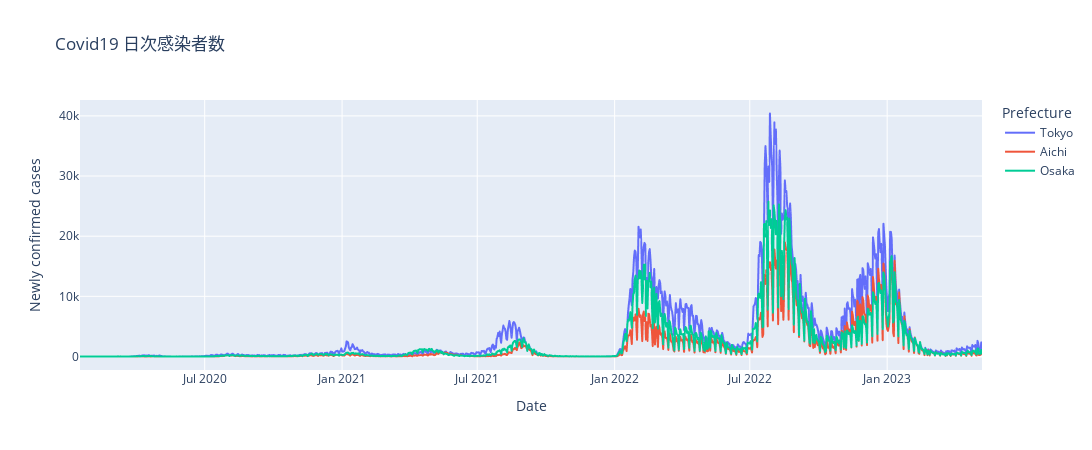

Notebook cell for this chart:
### Markdown cell above
#### Practical
Plotlyは日本語がそのまま通るのが美点

### Code cell
import plotly.express as px
fig = px.line(data,
              x = "Date",
              y = "Newly confirmed cases",
              color= "Prefecture",
              hover_name = "Prefecture",
              title = "Covid19 日次感染者数", 
              width = 1200,
              height = 450,
             )
fig.show()

### Figure 1 — Plotly figure (JSON) as saved in the notebook; plotly's stock layout.template omitted (floating-point values rounded to 4 significant figures; data arrays with more than 128 entries replaced by an {"elided": "..."} marker saying what was removed)
{"data": [{"hovertemplate": "<b>%{hovertext}</b><br><br>Prefecture=Tokyo<br>Date=%{x}<br>Newly confirmed cases=%{y}<extra></extra>", "hovertext": {"elided": "1209 str values"}, "legendgroup": "Tokyo", "line": {"color": "#636efa", "dash": "solid"}, "marker": {"symbol": "circle"}, "mode": "lines", "name": "Tokyo", "showlegend": true, "type": "scattergl", "x": {"elided": "1209 str values"}, "xaxis": "x", "y": {"elided": "1209 int values"}, "yaxis": "y"}, {"hovertemplate": "<b>%{hovertext}</b><br><br>Prefecture=Aichi<br>Date=%{x}<br>Newly confirmed cases=%{y}<extra></extra>", "hovertext": {"elided": "1209 str values"}, "legendgroup": "Aichi", "line": {"color": "#EF553B", "dash": "solid"}, "marker": {"symbol": "circle"}, "mode": "lines", "name": "Aichi", "showlegend": true, "type": "scattergl", "x": {"elided": "1209 str values"}, "xaxis": "x", "y": {"elided": "1209 int values"}, "yaxis": "y"}, {"hovertemplate": "<b>%{hovertext}</b><br><br>Prefecture=Osaka<br>Date=%{x}<br>Newly confirmed cases=%{y}<extra></extra>", "hovertext": {"elided": "1209 str values"}, "legendgroup": "Osaka", "line": {"color": "#00cc96", "dash": "solid"}, "marker": {"symbol": "circle"}, "mode": "lines", "name": "Osaka", "showlegend": true, "type": "scattergl", "x": {"elided": "1209 str values"}, "xaxis": "x", "y": {"elided": "1209 int values"}, "yaxis": "y"}], "layout": {"height": 450, "legend": {"title": {"text": "Prefecture"}, "tracegroupgap": 0}, "title": {"text": "Covid19 日次感染者数"}, "width": 1200, "xaxis": {"anchor": "y", "domain": [0, 1], "title": {"text": "Date"}}, "yaxis": {"anchor": "x", "domain": [0, 1], "title": {"text": "Newly confirmed cases"}}}}
